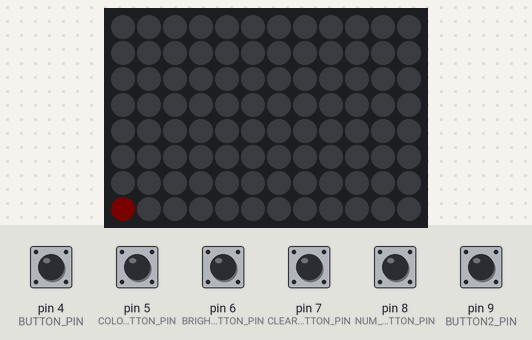
The sketch below on a simulated Arduino Uno, built with avr-gcc and run on an emulated ATmega328P. Parts: 12×8 RGB LED matrix (first LED top left, wired row by row). Inputs (shaded band) come from the test bench; at power-on: pin 4 (BUTTON_PIN), pin 5 (COLOR_BUTTON_PIN), pin 6 (BRIGHTNESS_BUTTON_PIN), pin 7 (CLEAR_BUTTON_PIN), pin 8 (NUM_LEDS_LIT_BUTTON_PIN), pin 9 (BUTTON2_PIN) HIGH. Dim RGB values are drawn brighter than linear.

Above: at 1.2 s.
1.3 s: pin 5 (COLOR_BUTTON_PIN) pulled LOW for 0.15 s
2.9 s: pin 5 (COLOR_BUTTON_PIN) pulled LOW for 1 s
5.4 s: pin 6 (BRIGHTNESS_BUTTON_PIN) pulled LOW for 0.15 s
7.0 s: pin 8 (NUM_LEDS_LIT_BUTTON_PIN) pulled LOW for 0.15 s
At 7.3 s:
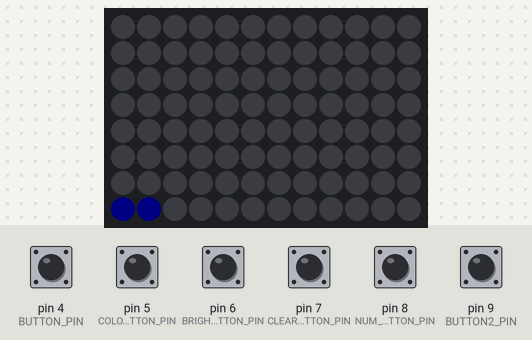
8.6 s: pin 6 (BRIGHTNESS_BUTTON_PIN) pulled LOW for 1 s
11.1 s: pin 8 (NUM_LEDS_LIT_BUTTON_PIN) pulled LOW for 1 s
Timing chart, 0 to 14.1 s (numbered marks = the images above; inputs shaded):
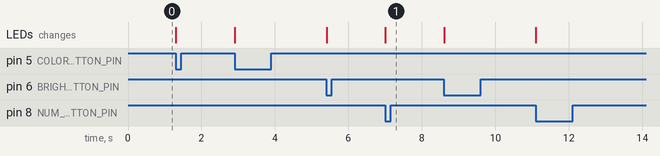

Measured:
- after the input at 7.0 s, the LEDs: change at once (image 1)

The sketch:

SW-P00C.ino
```cpp
// HW Version v1.0

#include <Adafruit_NeoPixel.h>
#include "matrix.h"

// Pin where the LED strip is connected
#define LED_PIN 3

// Pins where the buttons are connected
#define BUTTON_PIN 4
#define BUTTON2_PIN 9
#define BRIGHTNESS_BUTTON_PIN 6
#define NUM_LEDS_LIT_BUTTON_PIN 8
#define COLOR_BUTTON_PIN 5
#define CLEAR_BUTTON_PIN 7

// Number of LEDs in the strip
#define NUM_LEDS 96

// Array of possible numbers of LEDs to light up at a time
const int numLEDsLitOptions[] = {1, 2, 3, 4, 6};
const int numNumLEDsLitOptions = sizeof(numLEDsLitOptions) / sizeof(numLEDsLitOptions[0]);
int currentNumLEDsLitIndex = 0;

int numLEDsLit = numLEDsLitOptions[currentNumLEDsLitIndex];

static int startIndex = 0;

// Brightness levels
const int brightnessLevels[] = {10, 30, 50, 80, 100};
const int numBrightnessLevels = sizeof(brightnessLevels) / sizeof(brightnessLevels[0]);
int currentBrightnessIndex = 0;

// Create an instance of the Adafruit_NeoPixel class
Adafruit_NeoPixel strip = Adafruit_NeoPixel(NUM_LEDS, LED_PIN, NEO_GRB + NEO_KHZ800);

// Colors
const uint32_t colors[] = {
  strip.Color(20, 0, 0), // Red
  strip.Color(0, 20, 0), // Green
  strip.Color(0, 0, 20)  // Blue
};
const int numColors = sizeof(colors) / sizeof(colors[0]);
int currentColorIndex = 0;

// Function to set a specific LED in the strip
void setLED(int row, int col, uint32_t color) {
  if (row >= 0 && row < rows && col >= 0 && col < cols) {
    int ledIndex = matrix[row][col];
    strip.setPixelColor(ledIndex, color);
  }
}

// Function to light up LEDs based on the numLEDsLit variable and start position
void lightUpMatrix(int startIndex) {
  // Turn off all LEDs initially
  strip.clear();

  int count = 0;

  // Calculate the starting row and column based on startIndex
  for (int i = 0; i < rows; i++) {
    for (int j = 0; j < cols; j++) {
      int currentIndex = i * cols + j;
      if (currentIndex >= startIndex && count < numLEDsLit) {
        setLED(i, j, colors[currentColorIndex]); // Set each LED to the current color
        count++;
      }
    }
  }
  strip.show();
}

// Function to set brightness
void setBrightness() {
  uint8_t brightness = map(brightnessLevels[currentBrightnessIndex], 0, 100, 0, 255);
  strip.setBrightness(brightness);
  strip.show(); // Update the strip with the new brightness
}

// Function to set the number of LEDs lit
void setNumLEDsLit() {
  numLEDsLit = numLEDsLitOptions[currentNumLEDsLitIndex];
}

void setup() {
  // Initialize the LED strip
  strip.begin();
  strip.show(); // Initialize all pixels to 'off'

  // Initialize the button pins as input with internal pull-up resistors
  pinMode(BUTTON_PIN, INPUT_PULLUP);
  pinMode(BRIGHTNESS_BUTTON_PIN, INPUT_PULLUP);
  pinMode(NUM_LEDS_LIT_BUTTON_PIN, INPUT_PULLUP);
  pinMode(COLOR_BUTTON_PIN, INPUT_PULLUP);
  pinMode(CLEAR_BUTTON_PIN, INPUT_PULLUP);

  // Set initial brightness
  setBrightness();

  // Initial light up matrix
  lightUpMatrix(startIndex);
}

void loop() {
  static bool buttonPressed = false;
  static bool brightnessButtonPressed = false;
  static bool numLEDsLitButtonPressed = false;
  static bool colorButtonPressed = false;
  static bool clearButtonPressed = false;

  static bool canChangeNumLEDsLit = true; // Flag to allow changing numLEDsLit only at start and after clear

  // Check if the main button is pressed
  if (digitalRead(BUTTON_PIN) == LOW || digitalRead(BUTTON2_PIN) == LOW) {
    // Debounce the button press
    if (!buttonPressed) {
      buttonPressed = true;

      // Light up the matrix starting from the current startIndex
      lightUpMatrix(startIndex);

      // Advance the startIndex to the next position
      startIndex += numLEDsLit;
      if (startIndex >= NUM_LEDS) {
        startIndex = 0; // Reset to the beginning
      }

      // Disallow changing numLEDsLit after the first press
      canChangeNumLEDsLit = false;
    }
  } else {
    buttonPressed = false;
  }

  // Check if the brightness button is pressed
  if (digitalRead(BRIGHTNESS_BUTTON_PIN) == LOW) {
    // Debounce the brightness button press
    if (!brightnessButtonPressed) {
      brightnessButtonPressed = true;

      // Advance to the next brightness level
      currentBrightnessIndex = (currentBrightnessIndex + 1) % numBrightnessLevels;

      // Set the new brightness immediately
      setBrightness();
    }
  } else {
    brightnessButtonPressed = false;
  }

  // Check if the numLEDsLit button is pressed
  if (digitalRead(NUM_LEDS_LIT_BUTTON_PIN) == LOW && canChangeNumLEDsLit) {
    // Debounce the numLEDsLit button press
    if (!numLEDsLitButtonPressed) {
      numLEDsLitButtonPressed = true;

      // Advance to the next numLEDsLit option
      currentNumLEDsLitIndex = (currentNumLEDsLitIndex + 1) % numNumLEDsLitOptions;

      // Set the new numLEDsLit value immediately
      setNumLEDsLit();

      // Update the matrix immediately
      lightUpMatrix(startIndex);
    }
  } else {
    numLEDsLitButtonPressed = false;
  }

  // Check if the color button is pressed
  if (digitalRead(COLOR_BUTTON_PIN) == LOW) {
    // Debounce the color button press
    if (!colorButtonPressed) {
      colorButtonPressed = true;

      // Advance to the next color
      currentColorIndex = (currentColorIndex + 1) % numColors;

      // Set the new color immediately
      lightUpMatrix(startIndex - numLEDsLit);
    }
  } else {
    colorButtonPressed = false;
  }

  // Check if the clear button is pressed
  if (digitalRead(CLEAR_BUTTON_PIN) == LOW) {
    // Debounce the clear button press
    if (!clearButtonPressed) {
      clearButtonPressed = true;

      // Clear the matrix and reset startIndex
      startIndex = 0;
      strip.clear();
      strip.show();

      // Allow changing numLEDsLit after clearing
      canChangeNumLEDsLit = true;

      // Light up the first LEDs again
      lightUpMatrix(startIndex);
    }
  } else {
    clearButtonPressed = false;
  }
}
```

matrix.h
```cpp
// matrix.h
#ifndef MATRIX_H
#define MATRIX_H

const int rows = 8;
const int cols = 12;

int matrix[rows][cols] =
{
  {84, 85, 86, 87, 88, 89, 90, 91, 92, 93, 94, 95},
  {83, 82, 81, 80, 79, 78, 77, 76, 75, 74, 73, 72},
  {60, 61, 62, 63, 64, 65, 66, 67, 68, 69, 70, 71},
  {59, 58, 57, 56, 55, 54, 53, 52, 51, 50, 49, 48},
  {36, 37, 38, 39, 40, 41, 42, 43, 44, 45, 46, 47},
  {35, 34, 33, 32, 31, 30, 29, 28, 27, 26, 25, 24},
  {12, 13, 14, 15, 16, 17, 18, 19, 20, 21, 22, 23},
  {11, 10,  9,  8,  7,  6,  5,  4,  3,  2,  1,  0}
};

#endif
```
